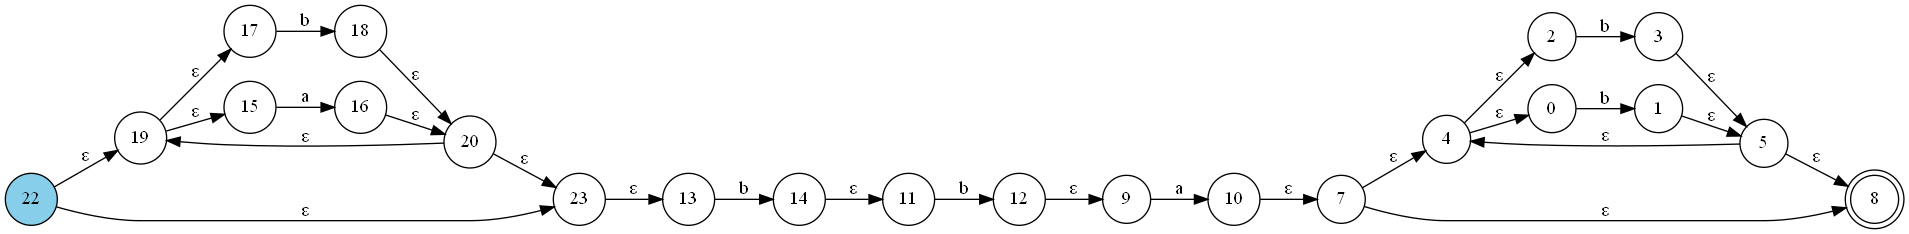

The script that drew this image:
'''
Universidad del Valle de Guatemala
Diseño de lenguajes de programación 
Gabriela Poala Contreras Guerra
'''
import graphviz
from Arbol import * 

afn = []
counter = 0

class Automata_partes:
    def __init__(self):
        self.start_state = Handle_states().number
        self.end_state = Handle_states().number

class Handle_states:
    counter =0
    def __init__(self):
        self.number = Handle_states.counter
        Handle_states.counter += 1
        self.transitions = []

def symbol(sym):
    Grafo = Automata_partes()
    states = Handle_states()
    Handle_states.counter -= 1

    states.transitions.append((Grafo.start_state,Grafo.end_state,sym))
    afn.append(states.transitions)
    return Grafo

def kleene (X): 
    Grafo1 = Automata_partes()
    states = Handle_states()
    Handle_states.counter -= 1

    AFN1 = X
    tran = afn.pop()  
    states.transitions.append((Grafo1.start_state,AFN1.start_state, 'ε'))
    states.transitions += tran 
    states.transitions.append((AFN1.end_state, AFN1.start_state, 'ε'))
    states.transitions.append((AFN1.end_state, Grafo1.end_state, 'ε'))
    states.transitions.append((Grafo1.start_state, Grafo1.end_state, 'ε'))

    afn.append(states.transitions)
    return Grafo1

def optional (X):
    Grafo1 = Automata_partes()
    states = Handle_states()
    Handle_states.counter -= 1
    AFN1 = X
    tran = afn.pop()  
    states.transitions.append((Grafo1.start_state,AFN1.start_state, 'ε'))
    states.transitions += tran 
    states.transitions.append((AFN1.end_state, Grafo1.end_state, 'ε'))
    states.transitions.append((Grafo1.start_state, Grafo1.end_state, 'ε'))

    afn.append(states.transitions)
    return Grafo1

def positive(X):
    counter = Handle_states.counter
    Grafo1 = Automata_partes()
    Grafo1.start_state=(X.start_state)
    Grafo1.end_state=(X.end_state)
    states = Handle_states()
    Handle_states.counter = counter

    AFN1 = X
    tran = afn.pop()  

    states.transitions += tran 
    states.transitions.append((AFN1.end_state, AFN1.start_state, 'ε'))

    afn.append(states.transitions)
    return Grafo1

def concatenate (X,Y): 
    AFN1 = X
    AFN2 = Y

    counter = Handle_states.counter
    Grafo = Automata_partes()
    Grafo.start_state=(X.start_state)
    Grafo.end_state=(Y.end_state)
    states = Handle_states()
    Handle_states.counter = counter

    tran1 = afn.pop()
    tran2 = afn.pop()

    states.transitions += tran1
    states.transitions.append((AFN1.end_state, AFN2.start_state, 'ε'))
    states.transitions += tran2

    afn.append(states.transitions)
  
    return Grafo

def union(X,Y):
    AFN1 = X
    AFN2 = Y
    
    Grafo = Automata_partes()
    states = Handle_states()

    tran1 = afn.pop()
    tran2 = afn.pop()

    states.transitions.append((Grafo.start_state, AFN1.start_state, 'ε'))
    states.transitions.append((Grafo.start_state, AFN2.start_state, 'ε'))
    states.transitions += tran1
    states.transitions += tran2
    states.transitions.append((AFN1.end_state, Grafo.end_state, 'ε'))
    states.transitions.append((AFN2.end_state, Grafo.end_state, 'ε'))

    afn.append(states.transitions)
    return Grafo

def graph_afn(afn):
    graph = graphviz.Digraph('Thompson Construction', filename='AFN', format= 'png')
    graph.attr(rankdir='LR', shape= 'circle')

    start_state = afn[0][0][0]
    end_state = afn[0][-1][1]

    for inicio,fin,label in afn[0]:
        if inicio == start_state:
            graph.node(str(start_state), style= 'filled', fillcolor = '#87CEEB', shape= 'circle', rank = 'same')
        if fin == end_state:
             graph.node(str(end_state), shape= 'doublecircle', rank = 'same')
             
        graph.attr('node', shape='circle')
        graph.edge(str(inicio), str(fin), label= str(label))

    graph.view()

def thompson(subtrees_list):
    stack2 =[]

    for i in subtrees_list:
        if i[0] == 'Simbolo':
            stack2.append(symbol(i[1]))
        if i[0] == 'Kleene':
            G = stack2.pop()
            stack2.append(kleene(G))
        if i[0] == 'Opcional':
            G1 = stack2.pop()
            stack2.append(optional(G1))
        if i[0] == 'Kleen Positiva':
            G2 = stack2.pop()
            stack2.append(positive(G2))
        if i[0] == 'Concatenacion':
            G3 = stack2.pop()
            G4 = stack2.pop()
            stack2.append(concatenate(G3,G4))
        if i[0] == 'Union':
            G5 = stack2.pop()
            G6 = stack2.pop()
            stack2.append(union(G5,G6))

    graph_afn(afn)
    print(afn)
    return afn
